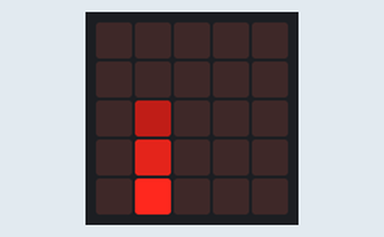
Simulated run of this program. Board: BBC micro:bit (MakeCode). Parts: the board's 5×5 LED display. Dim RGB values are drawn brighter than linear; random numbers come from a fixed seed.

Above: at 0.1 s.
At 4.98 s:
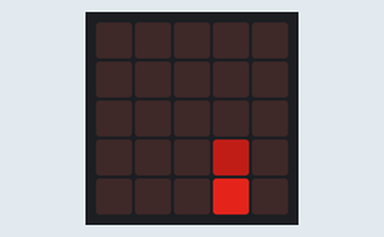
At 10.08 s:
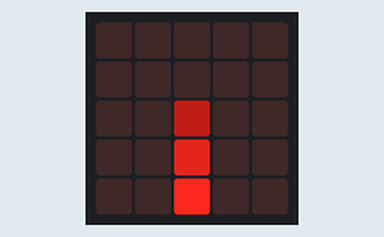
At 20.01 s:
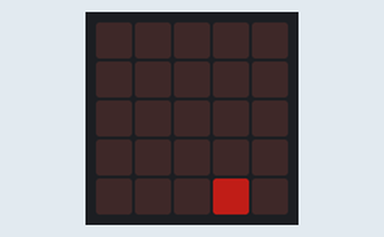
At 29.97 s:
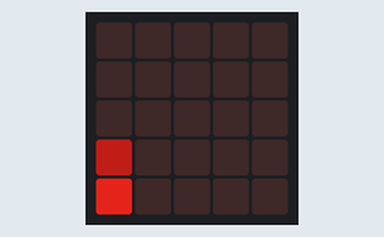
At 39.78 s:
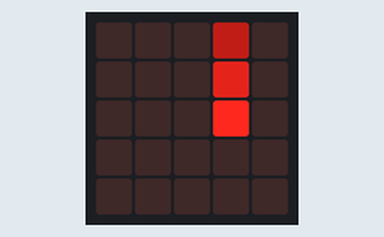

The program:

main.ts
```typescript
let Lum: number[] = []
let X = 0
let Y = 0
basic.forever(function () {
    Lum = [255, 170, 85, 0]
    X = randint(0, 4)
    Y = randint(0, 4)
    while (Y < 8) {
        for (let I = 0; I <= 3; I++) {
            led.plotBrightness(X, Y - I, Lum[I])
        }
        Y += 1
        basic.pause(200)
    }
})
```

test.ts
```typescript
// les tests vont ici ; cela ne sera pas compilé si ce paquet est utilisé en tant qu'extension.
```
